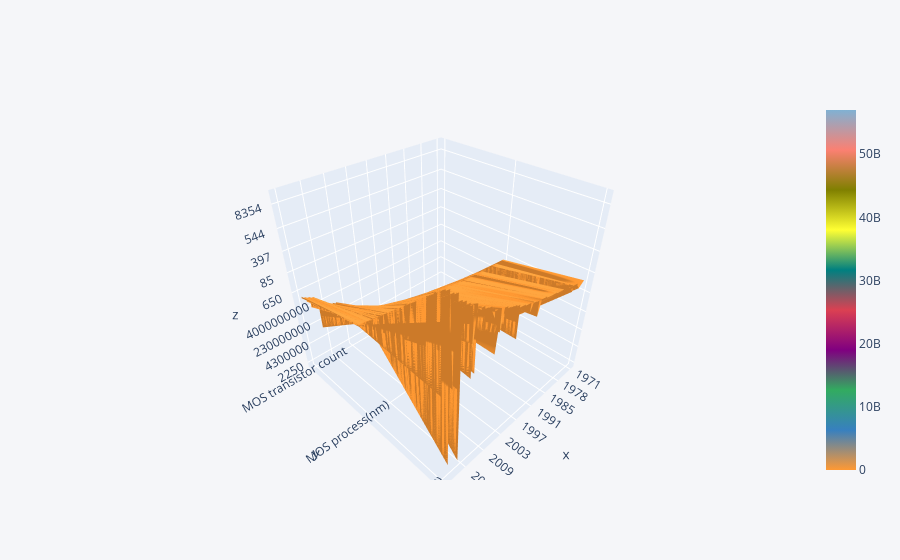

Here is the notebook cell this chart was saved with:
### Code cell
df2.iplot(kind='surface')

### Figure 1 — Plotly figure (JSON) as saved in the notebook; plotly's stock layout.template omitted (floating-point values rounded to 4 significant figures; data arrays with more than 128 entries replaced by an {"elided": "..."} marker saying what was removed)
{"data": [{"colorscale": [[0, "rgb(255, 153, 51)"], [0.1111, "rgb(55, 128, 191)"], [0.2222, "rgb(50, 171, 96)"], [0.3333, "rgb(128, 0, 128)"], [0.4444, "rgb(219, 64, 82)"], [0.5556, "rgb(0, 128, 128)"], [0.6667, "rgb(255, 255, 51)"], [0.7778, "rgb(128, 128, 0)"], [0.8889, "rgb(251, 128, 114)"], [1, "rgb(128, 177, 211)"]], "type": "surface", "x": {"elided": "163 str values"}, "y": ["MOS transistor count", "MOS process(nm)", "Area (mm2)"], "z": {"elided": "3x163 str values"}}], "layout": {"legend": {"bgcolor": "#F5F6F9", "font": {"color": "#4D5663"}}, "paper_bgcolor": "#F5F6F9", "plot_bgcolor": "#F5F6F9", "title": {"font": {"color": "#4D5663"}}, "xaxis": {"gridcolor": "#E1E5ED", "showgrid": true, "tickfont": {"color": "#4D5663"}, "title": {"font": {"color": "#4D5663"}, "text": ""}, "zerolinecolor": "#E1E5ED"}, "yaxis": {"gridcolor": "#E1E5ED", "showgrid": true, "tickfont": {"color": "#4D5663"}, "title": {"font": {"color": "#4D5663"}, "text": ""}, "zerolinecolor": "#E1E5ED"}}}
